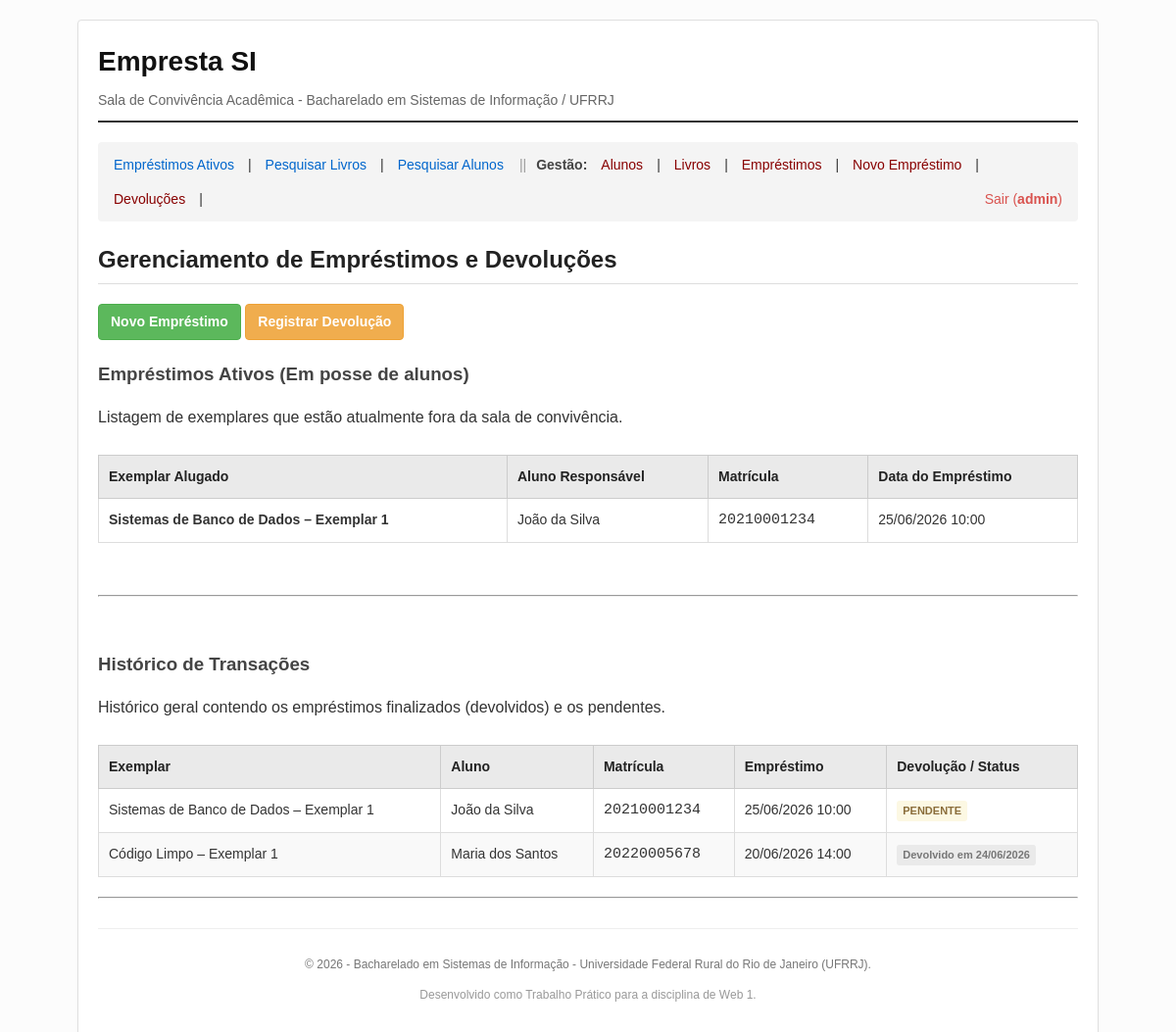
Page /public/locacao.php?acao=listar (signed in) on the committed database.
### tables this page shows
CREATE TABLE IF NOT EXISTS `Locacao` (
    `id_locacao` INT AUTO_INCREMENT PRIMARY KEY,
    `id_aluno` INT NOT NULL,
    `id_livro` INT NOT NULL,
    `data_emprestimo` DATETIME DEFAULT CURRENT_TIMESTAMP NOT NULL,
    `data_devolucao` DATE DEFAULT NULL,  
    CONSTRAINT `fk_locacao_aluno` FOREIGN KEY (`id_aluno`) REFERENCES `Aluno` (`id`) ON DELETE RESTRICT,
    CONSTRAINT `fk_locacao_livro` FOREIGN KEY (`id_livro`) REFERENCES `Livro` (`id`) ON DELETE RESTRICT
);

CREATE TABLE IF NOT EXISTS `Livro` (
    `id` INT AUTO_INCREMENT PRIMARY KEY,
    `titulo` VARCHAR(255) NOT NULL,
    `autores` TEXT NOT NULL,
    `editora` VARCHAR(100) NOT NULL,
    `edicao` INT NOT NULL,
    `ano_publicacao` YEAR NOT NULL,
    `exemplar` VARCHAR(255) NOT NULL,
    `alugado` TINYINT DEFAULT 0  
);

CREATE TABLE IF NOT EXISTS `Aluno` (
    `id` INT AUTO_INCREMENT PRIMARY KEY,
    `nome` VARCHAR(255) NOT NULL,
    `usuario` VARCHAR(50) UNIQUE NOT NULL,
    `senha` VARCHAR(255) DEFAULT NULL,  
    `matricula` CHAR(11) UNIQUE NOT NULL,
    `usuario_discord` VARCHAR(100) DEFAULT NULL,
    `email` VARCHAR(100) UNIQUE NOT NULL,
    `celular` VARCHAR(20) DEFAULT NULL,
    `gestor` TINYINT DEFAULT 0  
);

### controllers/LocacaoController.php (called while the page is built, shortened)
<?php
class LocacaoController {
    private $locacaoModel;
    public function __construct() {
        $this->locacaoModel = new Locacao();
    }
    public function listar() {
        $ativas = $this->locacaoModel->listarAtivas();
        $historico = $this->locacaoModel->listarHistorico();
        require_once __DIR__ . '/../views/locacao/listar.php';
    }
}

### config/config.php (called while the page is built, shortened)
<?php
spl_autoload_register(function ($className) {
    $directories = [
        __DIR__ . '/../models/',
        __DIR__ . '/../controllers/',
        __DIR__ . '/'
    ];
    foreach ($directories as $directory) {
        $file = $directory . $className . '.php';
        if (file_exists($file)) {
            return;
        }
    }
});

### config/Database.php (called while the page is built, shortened)
<?php
class Database {
    private static $conexao = null;
    public static function getConnection() {
        if (self::$conexao === null) {
            try {
                $dsn = "mysql:host=" . DB_HOST . ";port=" . DB_PORT . ";dbname=" . DB_NAME . ";charset=" . DB_CHARSET;
                $options = [
                    PDO::ATTR_ERRMODE            => PDO::ERRMODE_EXCEPTION,
                    PDO::ATTR_DEFAULT_FETCH_MODE => PDO::FETCH_ASSOC,
                    PDO::ATTR_EMULATE_PREPARES   => false,
                ];
                self::$conexao = new PDO($dsn, DB_USER, DB_PASS, $options);
            } catch (PDOException $e) {
                die("Falha na conexão com o banco de dados: " . $e->getMessage());
            }
        }
        return self::$conexao;
    }
}

### models/Locacao.php (called while the page is built, shortened)
<?php
class Locacao {
    private $db;
    public function __construct() {
        $this->db = Database::getConnection();
    }
    public function listarAtivas() {
        $sql = "SELECT Loc.*, A.nome as nome_aluno, A.matricula as matricula_aluno, L.exemplar as nome_exemplar, L.titulo as titulo_livro
                FROM Locacao Loc
                JOIN Aluno A ON Loc.id_aluno = A.id
                JOIN Livro L ON Loc.id_livro = L.id
                WHERE Loc.data_devolucao IS NULL
                ORDER BY Loc.data_emprestimo DESC";
        $stmt = $this->db->prepare($sql);
        $stmt->execute();
        return $stmt->fetchAll();
    }
    public function listarHistorico() {
        $sql = "SELECT Loc.*, A.nome as nome_aluno, A.matricula as matricula_aluno, L.exemplar as nome_exemplar, L.titulo as titulo_livro
                FROM Locacao Loc
                JOIN Aluno A ON Loc.id_aluno = A.id
                JOIN Livro L ON Loc.id_livro = L.id
                ORDER BY Loc.data_emprestimo DESC";
        $stmt = $this->db->prepare($sql);
        $stmt->execute();
        return $stmt->fetchAll();
    }
}

### views/locacao/listar.php (the view, shortened to what this page needs)
<?php
require_once __DIR__ . '/../layout/header.php';
require_once __DIR__ . '/../layout/nav.php';
?>
<div class="content-box">
    <div class="box-header">
        <h2>Gerenciamento de Empréstimos e Devoluções</h2>
        <div class="header-actions">
            <a href="locacao.php?acao=emprestar" class="btn btn-add">Novo Empréstimo</a>
            <a href="locacao.php?acao=devolver" class="btn btn-bulk-return">Registrar Devolução</a>
        </div>
    </div>
    <div class="section-container">
        <h3>Empréstimos Ativos (Em posse de alunos)</h3>
        <p class="section-help">Listagem de exemplares que estão atualmente fora da sala de convivência.</p>
        <div class="table-responsive">
            <table class="basic-table">
                <thead>
                    <tr>
                        <th>Exemplar Alugado</th>
                        <th>Aluno Responsável</th>
                        <th>Matrícula</th>
                        <th>Data do Empréstimo</th>
                    </tr>
                </thead>
                <tbody>
                    <?php if (empty($ativas)): ?>
                        <tr>
                            <td colspan="4" class="text-center">Nenhum livro encontra-se alugado neste momento.</td>
                        </tr>
                    <?php else: ?>
                        <?php foreach ($ativas as $ativa): ?>
                            <tr>
                                <td><strong><?php echo htmlspecialchars($ativa['nome_exemplar']); ?></strong></td>
                                <td><?php echo htmlspecialchars($ativa['nome_aluno']); ?></td>
                                <td class="font-mono"><?php echo htmlspecialchars($ativa['matricula_aluno']); ?></td>
                                <td><?php echo date('d/m/Y H:i', strtotime($ativa['data_emprestimo'])); ?></td>
                            </tr>
                        <?php endforeach; ?>
                    <?php endif; ?>
                </tbody>
            </table>
        </div>
    </div>
    <br><hr class="section-separator"><br>
    <div class="section-container">
        <h3>Histórico de Transações</h3>
        <p class="section-help">Histórico geral contendo os empréstimos finalizados (devolvidos) e os pendentes.</p>
        <div class="table-responsive">
            <table class="basic-table">
                <thead>
                    <tr>
                        <th>Exemplar</th>
                        <th>Aluno</th>
                        <th>Matrícula</th>
                        <th>Empréstimo</th>
                        <th>Devolução / Status</th>
                    </tr>
                </thead>
                <tbody>
                    <?php if (empty($historico)): ?>
                        <tr>
                            <td colspan="5" class="text-center">Nenhum empréstimo registrado no histórico do sistema.</td>
                        </tr>
                    <?php else: ?>
                        <?php foreach ($historico as $h): ?>
                            <tr>
                                <td><?php echo htmlspecialchars($h['nome_exemplar']); ?></td>
                                <td><?php echo htmlspecialchars($h['nome_aluno']); ?></td>
                                <td class="font-mono"><?php echo htmlspecialchars($h['matricula_aluno']); ?></td>
                                <td><?php echo date('d/m/Y H:i', strtotime($h['data_emprestimo'])); ?></td>
                                <td>
                                    <?php if ($h['data_devolucao'] !== null): ?>
                                        <span class="status-tag devolvido">Devolvido em <?php echo date('d/m/Y', strtotime($h['data_devolucao'])); ?></span>
                                    <?php else: ?>
                                        <span class="status-tag pendente">Pendente</span>
                                    <?php endif; ?>
                                </td>
                            </tr>
                        <?php endforeach; ?>
                    <?php endif; ?>
                </tbody>
            </table>
        </div>
    </div>
</div>
<?php
require_once __DIR__ . '/../layout/footer.php';
?>

### public/assets/css/style.css (style rules this page uses)
body { font-family: Arial, Helvetica, sans-serif; line-height: 1.6; color: #333; background-color: #fcfcfc; margin: 0; padding: 0; }
h2 { color: #222; border-bottom: 1px solid #ddd; padding-bottom: 5px; margin-top: 0; }
h3 { color: #444; margin-top: 20px; margin-bottom: 10px; }
.table-responsive { overflow-x: auto; margin-bottom: 20px; }
.basic-table { width: 100%; border-collapse: collapse; margin-top: 10px; font-size: 14px; text-align: left; }
.basic-table th { background-color: #eaeaea; color: #222; padding: 10px; border: 1px solid #cccccc; font-weight: bold; }
.basic-table td { padding: 10px; border: 1px solid #dddddd; }
.basic-table tr:nth-child(even) { background-color: #f9f9f9; }
.font-mono { font-family: monospace; font-size: 15px; }
.btn { display: inline-block; padding: 8px 16px; font-size: 14px; font-weight: bold; text-align: center; text-decoration: none; border-radius: 4px; border: 1px solid transparent; cursor: pointer; }
.btn-add { background-color: #5cb85c; color: #ffffff; border-color: #4cae4c; padding: 6px 12px; }
.btn-bulk-return { background-color: #f0ad4e; color: #ffffff; border-color: #eea236; padding: 6px 12px; }
.status-tag { display: inline-block; padding: 2px 6px; font-size: 11px; font-weight: bold; border-radius: 3px; text-transform: uppercase; }
.status-tag.devolvido { background-color: #eaeaea; color: #777777; text-transform: none; }
.status-tag.pendente { background-color: #fcf8e3; color: #8a6d3b; }

### rows in the picture
locacao: id_livro.exemplar "Sistemas de Banco de Dados – Exemplar 1", id_aluno.nome "João da Silva", id_aluno.matricula "20210001234", data_emprestimo "25/06/2026 10:00", shows "PENDENTE"
locacao: id_livro.exemplar "Código Limpo – Exemplar 1", id_aluno.nome "Maria dos Santos", id_aluno.matricula "20220005678", data_emprestimo "20/06/2026 14:00", data_devolucao "24/06/2026"

### other values in the picture
$_SESSION['gestor_usuario'] "admin"
